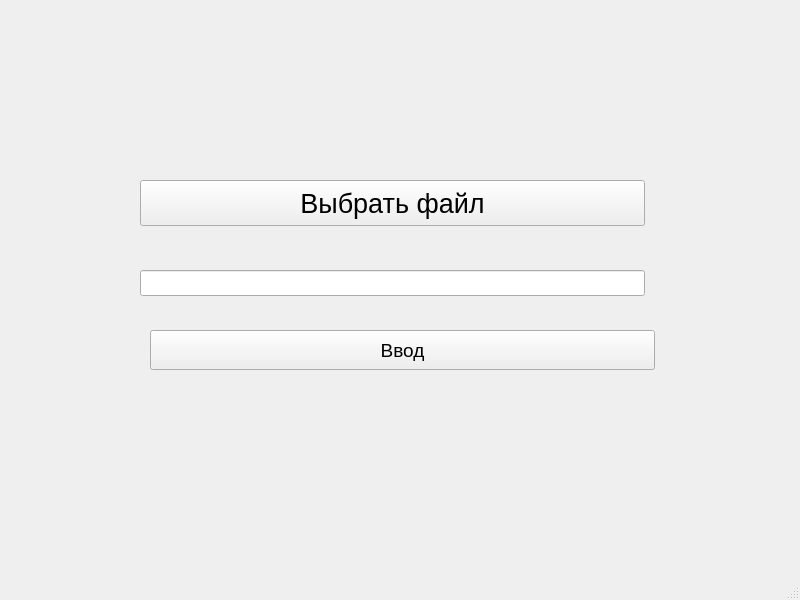
<?xml version="1.0" encoding="UTF-8"?>
<ui version="4.0">
 <class>MainWindow</class>
 <widget class="QMainWindow" name="MainWindow">
  <property name="geometry">
   <rect>
    <x>0</x>
    <y>0</y>
    <width>800</width>
    <height>600</height>
   </rect>
  </property>
  <property name="windowTitle">
   <string>MainWindow</string>
  </property>
  <widget class="QWidget" name="centralwidget">
   <widget class="QPushButton" name="ChooseFile">
    <property name="geometry">
     <rect>
      <x>140</x>
      <y>180</y>
      <width>505</width>
      <height>46</height>
     </rect>
    </property>
    <property name="font">
     <font>
      <pointsize>20</pointsize>
     </font>
    </property>
    <property name="text">
     <string>Выбрать файл</string>
    </property>
   </widget>
   <widget class="QLineEdit" name="lineEdit">
    <property name="geometry">
     <rect>
      <x>140</x>
      <y>270</y>
      <width>505</width>
      <height>26</height>
     </rect>
    </property>
   </widget>
   <widget class="QPushButton" name="Enter">
    <property name="geometry">
     <rect>
      <x>150</x>
      <y>330</y>
      <width>505</width>
      <height>40</height>
     </rect>
    </property>
    <property name="font">
     <font>
      <pointsize>14</pointsize>
     </font>
    </property>
    <property name="text">
     <string>Ввод</string>
    </property>
   </widget>
  </widget>
  <widget class="QMenuBar" name="menubar">
   <property name="geometry">
    <rect>
     <x>0</x>
     <y>0</y>
     <width>800</width>
     <height>26</height>
    </rect>
   </property>
  </widget>
  <widget class="QStatusBar" name="statusbar"/>
 </widget>
 <resources/>
 <connections/>
</ui>
